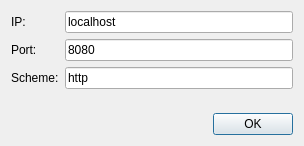
<?xml version="1.0" encoding="UTF-8"?>
<ui version="4.0">
 <class>RestConfigDialog</class>
 <widget class="QDialog" name="RestConfigDialog">
  <property name="geometry">
   <rect>
    <x>0</x>
    <y>0</y>
    <width>304</width>
    <height>146</height>
   </rect>
  </property>
  <property name="windowTitle">
   <string>Dialog</string>
  </property>
  <layout class="QVBoxLayout" name="verticalLayout">
   <item>
    <layout class="QFormLayout" name="formLayout">
     <item row="0" column="0">
      <widget class="QLabel" name="label">
       <property name="text">
        <string>IP:</string>
       </property>
      </widget>
     </item>
     <item row="0" column="1">
      <widget class="QLineEdit" name="ip">
       <property name="text">
        <string>localhost</string>
       </property>
      </widget>
     </item>
     <item row="1" column="0">
      <widget class="QLabel" name="label_2">
       <property name="text">
        <string>Port:</string>
       </property>
      </widget>
     </item>
     <item row="1" column="1">
      <widget class="QLineEdit" name="port">
       <property name="text">
        <string>8080</string>
       </property>
      </widget>
     </item>
     <item row="2" column="0">
      <widget class="QLabel" name="label_3">
       <property name="text">
        <string>Scheme:</string>
       </property>
      </widget>
     </item>
     <item row="2" column="1">
      <widget class="QLineEdit" name="scheme">
       <property name="text">
        <string>http</string>
       </property>
      </widget>
     </item>
    </layout>
   </item>
   <item>
    <widget class="QDialogButtonBox" name="buttonBox">
     <property name="orientation">
      <enum>Qt::Horizontal</enum>
     </property>
     <property name="standardButtons">
      <set>QDialogButtonBox::Ok</set>
     </property>
    </widget>
   </item>
  </layout>
 </widget>
 <resources/>
 <connections>
  <connection>
   <sender>buttonBox</sender>
   <signal>accepted()</signal>
   <receiver>RestConfigDialog</receiver>
   <slot>accept()</slot>
   <hints>
    <hint type="sourcelabel">
     <x>248</x>
     <y>254</y>
    </hint>
    <hint type="destinationlabel">
     <x>157</x>
     <y>274</y>
    </hint>
   </hints>
  </connection>
  <connection>
   <sender>buttonBox</sender>
   <signal>rejected()</signal>
   <receiver>RestConfigDialog</receiver>
   <slot>reject()</slot>
   <hints>
    <hint type="sourcelabel">
     <x>316</x>
     <y>260</y>
    </hint>
    <hint type="destinationlabel">
     <x>286</x>
     <y>274</y>
    </hint>
   </hints>
  </connection>
 </connections>
</ui>
